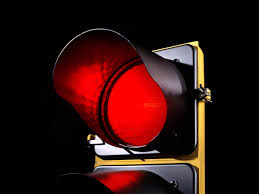
#> input picture img.png, 259 x 194 px
$ python redlight_detector.py --image img.png
#> lines starting #> are read from the running program, lines starting #| are printed output that depends on the picture; after the words box and inside, x2 and y2 are one past the last pixel; in counts of white or black regions, pixels touching at a corner belong together
import numpy as np
import cv2, argparse

ap = argparse.ArgumentParser()
ap.add_argument("-i", "--image")
args = vars(ap.parse_args())

img = cv2.imread(args["image"])
#> img is the input picture: shape (194, 259, 3); mean B, G, R 14.3, 16.3, 47.1

lower = np.array([0, 0, 0], dtype = "uint8")
upper = np.array([25, 25, 255], dtype = "uint8")

mask = cv2.inRange(img, lower, upper)
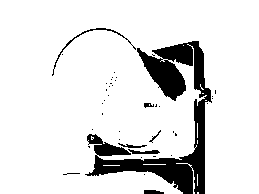
#> mask: shape (194, 259); 87.9% white; 40 black regions (33 under 20 px), largest, box (x1, y1, x2, y2) and area: (85, 41, 212, 194) 5542, (52, 28, 136, 76) 173, (128, 149, 160, 154) 91

output = cv2.bitwise_and(img, img, mask=mask)
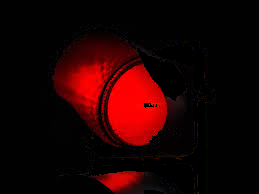
#> output: shape (194, 259, 3); mean B, G, R 1.9, 1.7, 30.2

cv2.imshow("", np.hstack([img, output]))
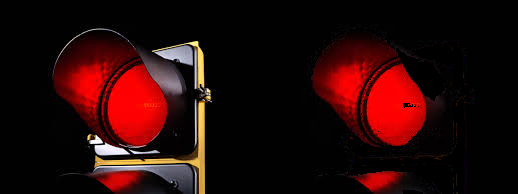
#> window '': shape (194, 518, 3); mean B, G, R 8.1, 9, 38.6

cv2.waitKey(0)
